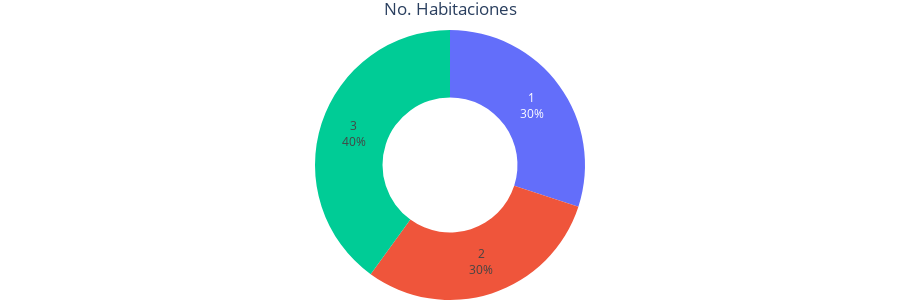

Notebook code cell kept with this figure:
### Code cell
import plotly.graph_objects as go

mapper = {
    "rooms.name": "No. Habitaciones",
    "baths.name": "No. Baños",
    "stratum.name": "Estrato",
}

column = "rooms.name"

grouped_data = (
    test
    .groupby(column, as_index=False)
    .size()
    .sort_values(column)
)
fig = go.Figure(
    data=[go.Pie(labels=grouped_data[column], values=grouped_data["size"], hole=.5, textinfo='label+percent', sort=False, direction="clockwise")]
)
fig.update_layout(
    margin=dict(l=0, r=0, t=30, b=0),
    showlegend=False,
    title=dict(
        text=mapper[column],
        x=0.5,
        xanchor="center",
    ),
    height=300,
)

### Figure 1 — Plotly figure (JSON) as saved in the notebook; plotly's stock layout.template omitted (floating-point values rounded to 4 significant figures)
{"data": [{"direction": "clockwise", "hole": 0.5, "labels": ["1", "2", "3"], "sort": false, "textinfo": "label+percent", "type": "pie", "values": [6, 6, 8]}], "layout": {"height": 300, "margin": {"b": 0, "l": 0, "r": 0, "t": 30}, "showlegend": false, "title": {"text": "No. Habitaciones", "x": 0.5, "xanchor": "center"}}}
